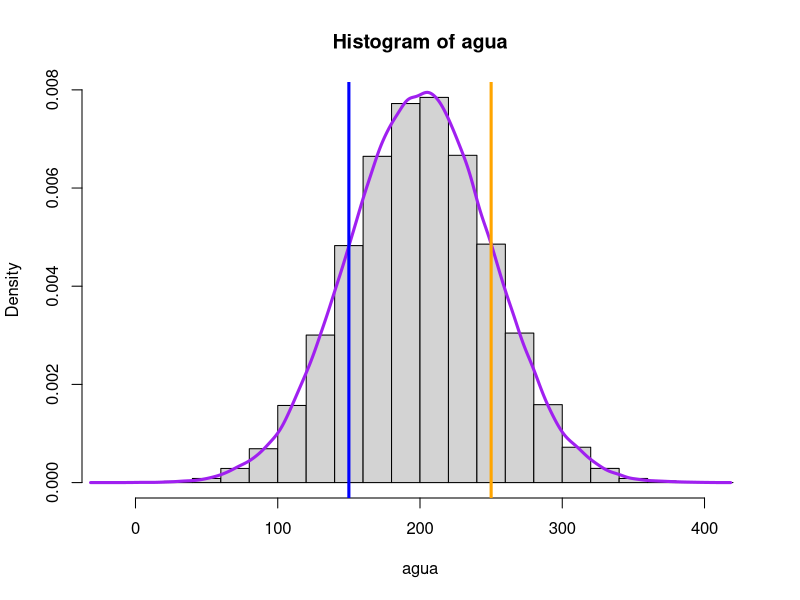
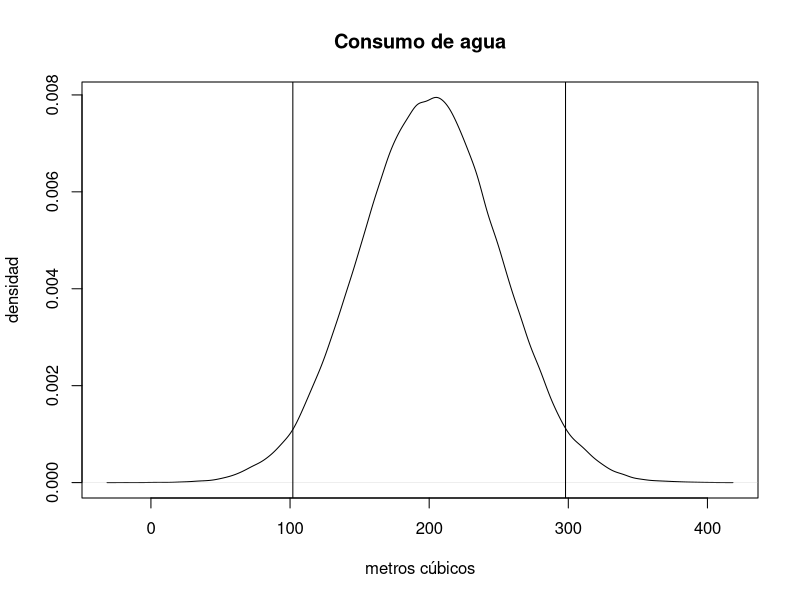

These charts were generated, in order, by the following R code:
#Clase 17JUN
rnorm(2)
#simulación de eso
agua<-rnorm(100000, mean=200, sd=50)
hist(agua, freq = F)
aguaD<-density(agua)
lines(aguaD, col="purple", lwd=3)
abline(v=250, col="orange", lwd=3)
abline(v=150, col="blue", lwd=3)

plot(aguaD, main = "Consumo de agua", xlab = "metros cúbicos", ylab = "densidad")
abline(v=qnorm(0.025, 200, 50))
abline(v=qnorm(0.975, 200, 50))
#no siempre las muestras van a ser así de grandes entonces no vamos a obtener siempre así histogramas bonitos y asuich

#cual será la probabilidad del área antes de la línea, saber que porcentaje son
pnorm(150, mean=200, sd=50)
#ahí nos dice que el 15.86% de los consumidores usan menos de 150 m3 de agua
#ahora para ver lo del otro lado de la cola, es usando lower.tail=F
pnorm(250,mean=200, sd=50, lower.tail=F)
#es exactamente igual, casi el 16% usan más de 250 m3 de agua
#esto se puede para cualquier distribución de probabilidad
